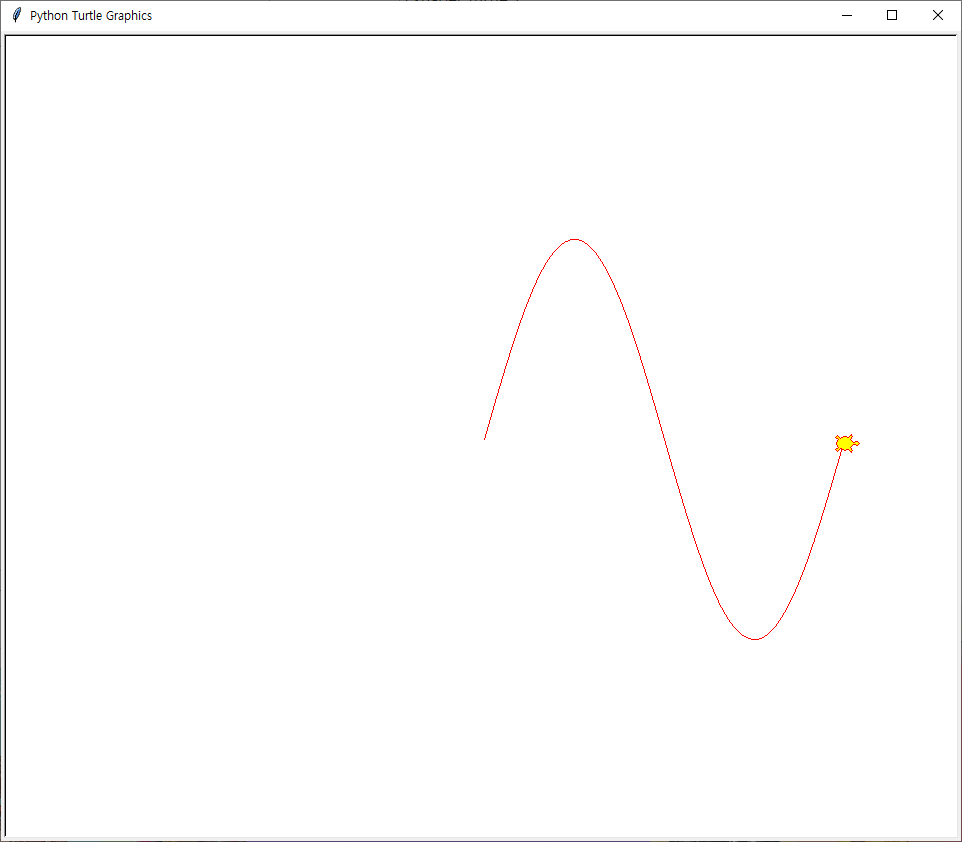

Write Python code to recreate this figure.
import turtle
import math
t= turtle.Turtle()
t.shape("turtle")
t.color('red', 'yellow')
for x in range(0, 360):
    t.goto(x,200*math.sin(x*3.14/180))
